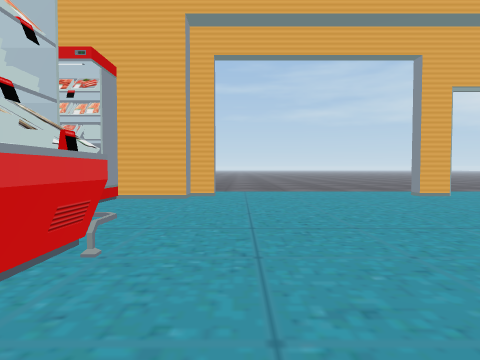
View 1 (above)

24 first-person views from a walk through a scene from a Unity 3-D project. The camera is 0.57 m above the floor, tilts 2° down and sees 75° across. The floor is counted in squares, 1 m on a side. Each view is taken from the middle of a square. On the plan, view 1 faces up. The plan holds only what a view shows up to about 9 squares ahead; the rest is blank. The place goes on beyond the plan. The player character is not drawn. Door leaves are left out, so doorways stand open. Some surface patterns are stand-ins.

View 2
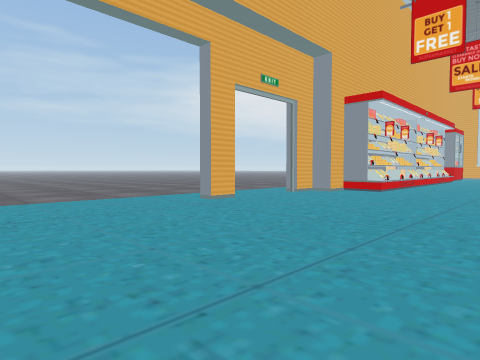

View 3
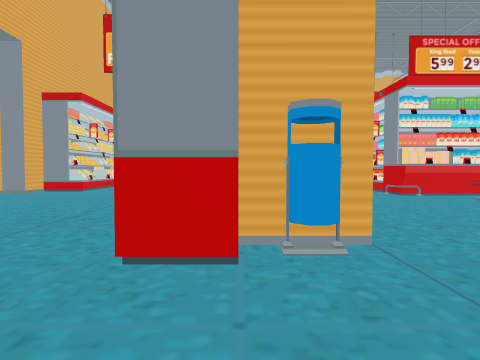

View 4
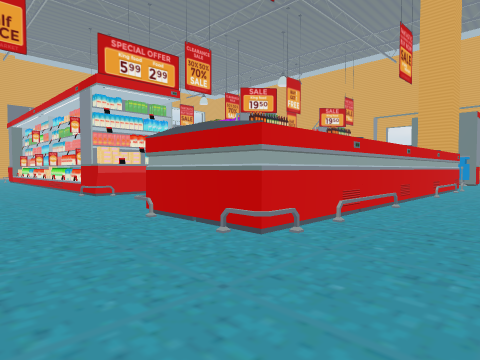

View 5
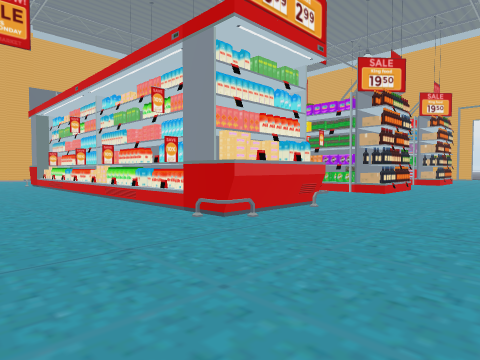

View 6
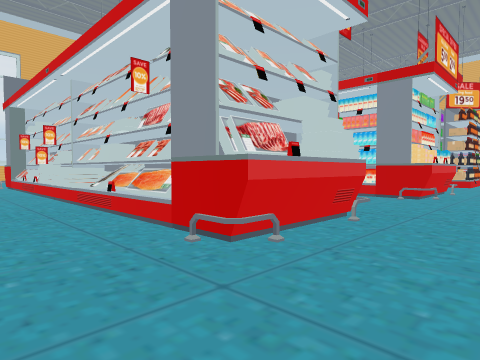

View 7
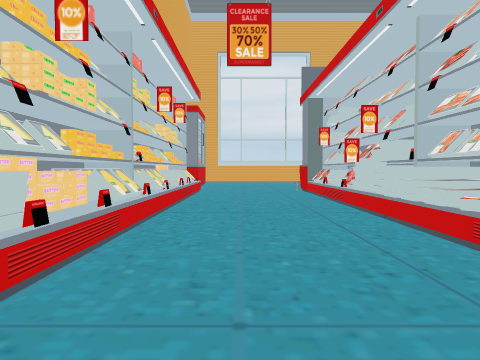

View 8
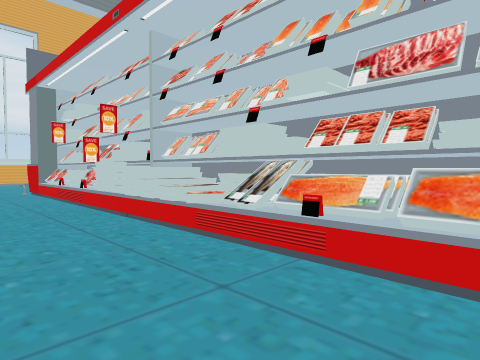

View 9
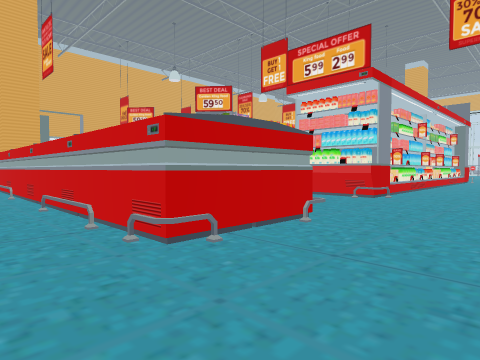

View 10
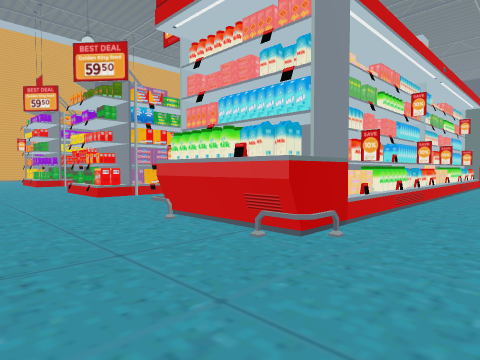

View 11
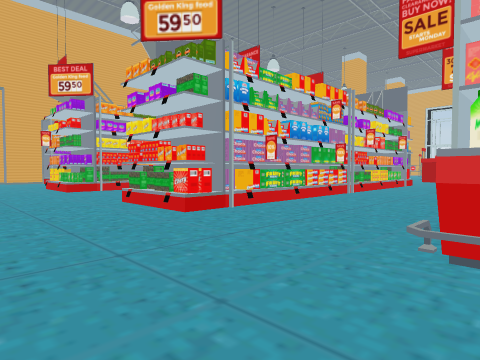

View 12
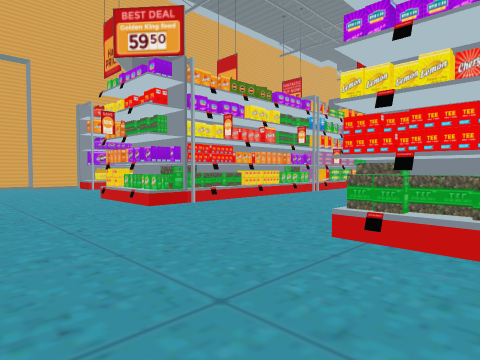

View 13
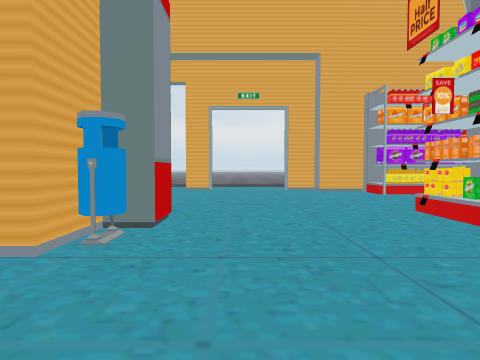

View 14
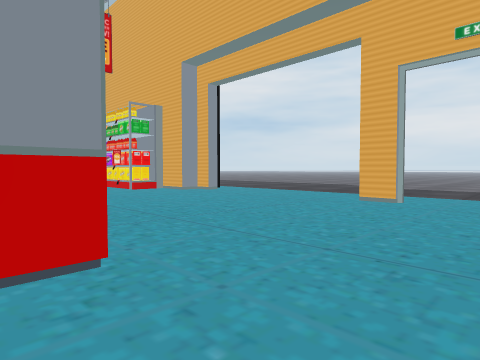

View 15
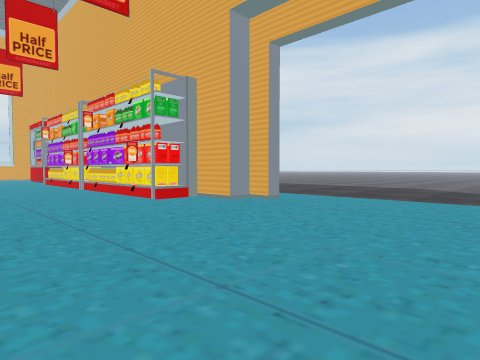

View 16
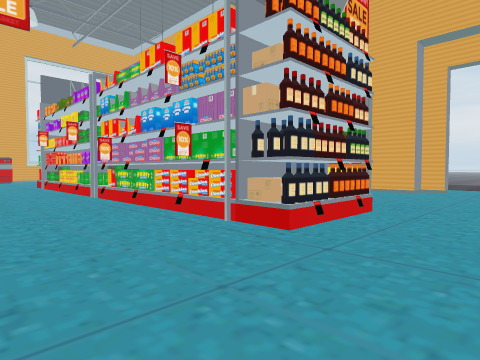

View 17
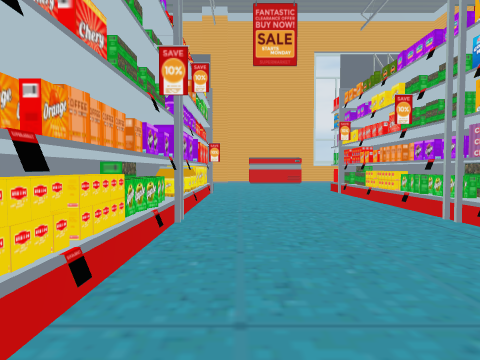

View 18
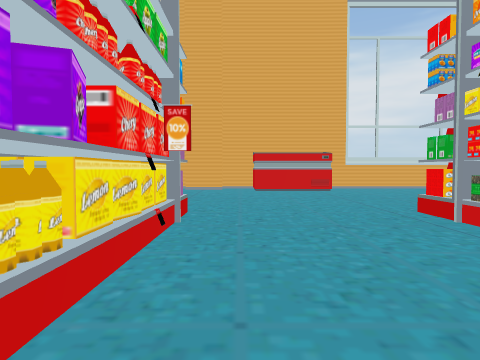

View 19
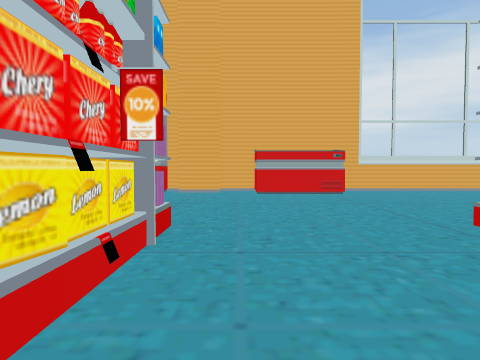

View 20
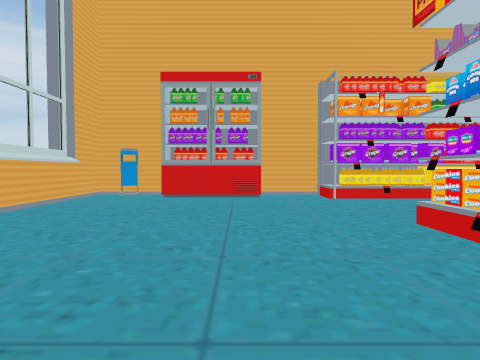

View 21
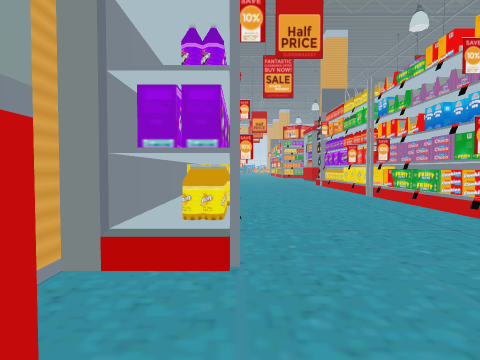

View 22
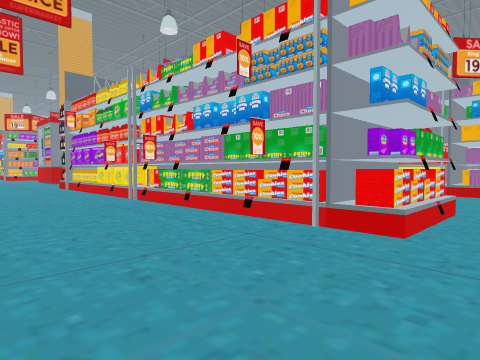

View 23
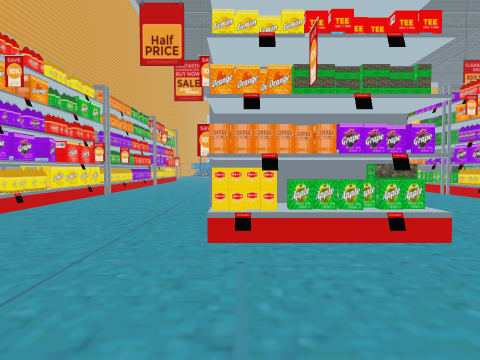

View 24
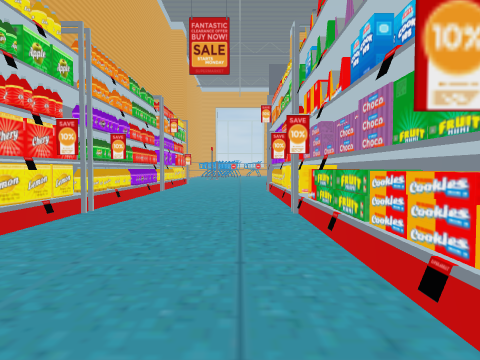

### Floor plan
Key: @ floor where view 1 was taken; # wall or solid block; . main floor; - floor 0.1 m lower than the main floor; / step, stairs or slope; D open door; ^ raised ledge; O other object.
Columns run from 11 left of view 1 to 21 right of it. Each row starts with its distance up from view 1.
 12             --
 11             ---
 10             ----
  9             -----
  8            ////////
  7           #DDDD#DD##
  6          ##........###O###O#
  5          ..........##O###O#O.
  4          ....................
  3           ....................
  2          OO.......O###O##O#OO.
  1           #..OOO..O###  ###O
  0            @..O...O.
 -1       ....................
 -2   ........O..O#O..O........
 -3  OOOO#OOOO#..^##..OOO#OOO#O
 -4  O       O#..O O..O
 -5       ....O..^ #..O
 -6   ...........^ #....
 -7   ...........^ #....            O
 -8   OO##OOOO...O O..O#OO     O   .#
 -9   OO###O #...###..###O#O####....O
-10      ........O  ................#
-11      .........  ...............^
-12  O  ..........O ...O...........^
-13 OO OO#OO#O...OOO..O#OO##O##O....#
-14 O##O##OOO#........#O###OOO##....^
-15 ................................^
-16 ................................^
-17 O##O####OO..........##O###O#....#
-18 ###########........###########O##
-19           #DDDDDDD##
-20             ///////
-21             -------
-22             -------
-23             -- ---
-24                --

Where each view was taken, in squares from view 1:
view 1: 0 up, 0 right, facing up
view 2: 2 up, 0 right, facing up-right
view 3: 1 up, 0 right, facing right
view 4: 0 up, 0 right, facing down-right
view 5: 0 up, 4 right, facing down-right
view 6: 4 up, 5 right, facing down-right
view 7: 4 up, 8 right, facing right
view 8: 4 up, 8 right, facing down-right
view 9: 0 up, 5 right, facing down-left
view 10: 1 down, 1 right, facing down-left
view 11: 4 down, 1 right, facing down-left
view 12: 8 down, 1 right, facing down-left
view 13: 10 down, 1 right, facing down
view 14: 13 down, 0 right, facing down-right
view 15: 14 down, 3 right, facing down-right
view 16: 10 down, 5 right, facing down-right
view 17: 10 down, 8 right, facing right
view 18: 10 down, 12 right, facing right
view 19: 10 down, 13 right, facing right
view 20: 11 down, 18 right, facing down
view 21: 17 down, 18 right, facing left
view 22: 17 down, 17 right, facing up-left
view 23: 14 down, 1 right, facing left
view 24: 15 down, 2 left, facing left
